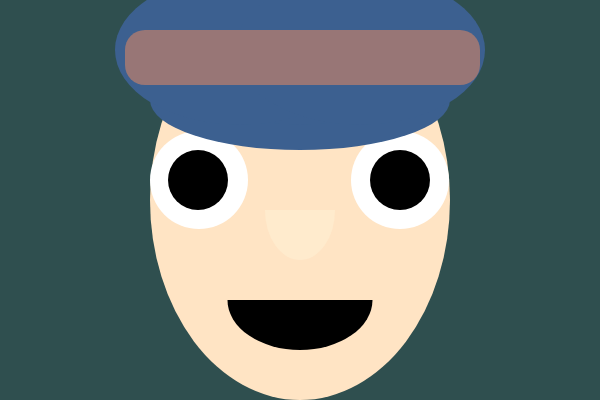
Frame 1 (no input)
Frame 60 (no input): identical to frame 1, image omitted
Frame 120 (the mouse pressed at the canvas centre since frame 60): identical to frame 1, image omitted

The p5.js sketch that drew this single still picture (run headless with seeded random() and noise() and a simulated clock; from frame 60 on, the mouse is pressed at the canvas centre):

// p5.js sketch
// ── sketch.js
function setup() {
    createCanvas(600, 400);
}

function draw() {
    background("DarkSlateGrey ");
    
    fill("Bisque")
    noStroke();
	ellipse(300, 200, 300, 400); //face 
    
   
    fill("White")
    ellipse(400, 180, 98); //right eye
    fill("Black")
    ellipse(400, 180, 60) //right eye 
    
    fill("White")
    ellipse(199, 180, 98); //left eye
    fill("Black")
    ellipse(198, 180, 60)
    

    arc(300, 300, 145, 100, 0, PI); //mouth
    fill("BlanchedAlmond")
    strokeWeight(10);
    arc(300, 210,  70, 100, 0, PI); //nose
    
    fill("#3c6090")
    arc(300, 100, 300, 100, 0, PI); //hat 
    ellipse(300, 50, 250, 150);//hat
    ellipse(240, 50, 250, 150);//hat
    ellipse(360, 50, 250, 150);//hat
    
    fill("#987676")
    rect(125, 30, 355, 55, 20);
    
    
    
    
}
